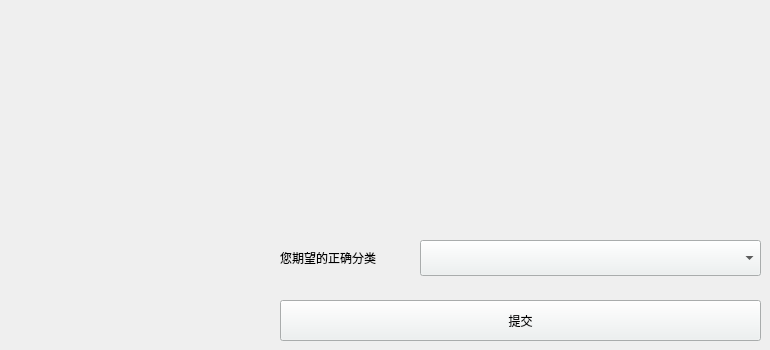
                     <widget class="QWidget" name="page_feedback">
                      <widget class="QPushButton" name="btn_page_feedback_submit">
                       <property name="enabled">
                        <bool>true</bool>
                       </property>
                       <property name="geometry">
                        <rect>
                         <x>280</x>
                         <y>300</y>
                         <width>481</width>
                         <height>41</height>
                        </rect>
                       </property>
                       <property name="minimumSize">
                        <size>
                         <width>131</width>
                         <height>41</height>
                        </size>
                       </property>
                       <property name="styleSheet">
                        <string notr="true">background-color: #ecf1f1;</string>
                       </property>
                       <property name="text">
                        <string>提交</string>
                       </property>
                       <property name="checkable">
                        <bool>false</bool>
                       </property>
                      </widget>
                      <widget class="QComboBox" name="comboBox_feedback">
                       <property name="enabled">
                        <bool>true</bool>
                       </property>
                       <property name="geometry">
                        <rect>
                         <x>420</x>
                         <y>240</y>
                         <width>341</width>
                         <height>36</height>
                        </rect>
                       </property>
                       <property name="minimumSize">
                        <size>
                         <width>211</width>
                         <height>0</height>
                        </size>
                       </property>
                       <property name="styleSheet">
                        <string notr="true">background-color: #ecf1f1;</string>
                       </property>
                       <property name="currentText">
                        <string/>
                       </property>
                       <property name="currentIndex">
                        <number>-1</number>
                       </property>
                      </widget>
                      <widget class="QLabel" name="label_3_feedback">
                       <property name="geometry">
                        <rect>
                         <x>280</x>
                         <y>240</y>
                         <width>131</width>
                         <height>36</height>
                        </rect>
                       </property>
                       <property name="text">
                        <string>您期望的正确分类</string>
                       </property>
                      </widget>
                     </widget>
